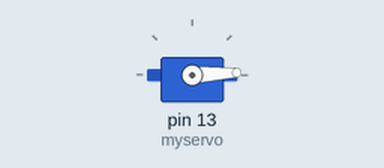
This sketch was run on a simulated Arduino Uno, built with avr-gcc and run on an emulated ATmega328P. Shown: servo.

Above: at 0.05 s.
At 1.4 s:
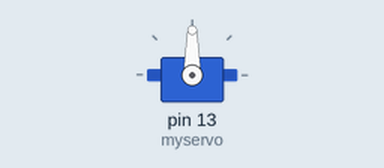
At 2.8 s:
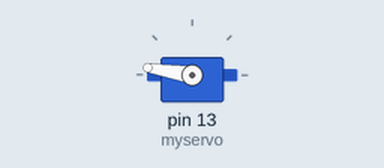
At 5.6 s:
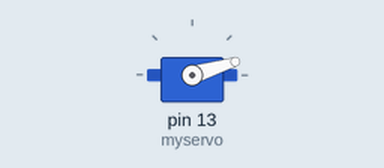
Timing chart, 0 to 7.6 s (numbered marks = the images above):
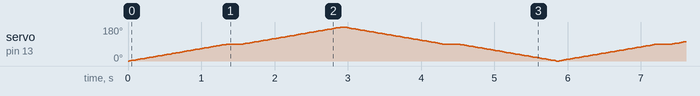

The sketch:

servo.ino
```cpp
#include <Servo.h>


Servo myservo;
int pos =0;
void setup() {
  myservo.attach(13);
  // put your setup code here, to run once:

}

void loop() {
  for(pos=0;pos<=180;pos+=1){
    myservo.write(pos);
    if(pos==90)
    delay(200);
    delay(15);
  }
  // put your main code here, to run repeatedly:
   for(pos=180;pos>=0;pos-=1){
    myservo.write(pos);
    if(pos==90)
    delay(200);
    delay(15);


}
}
```
